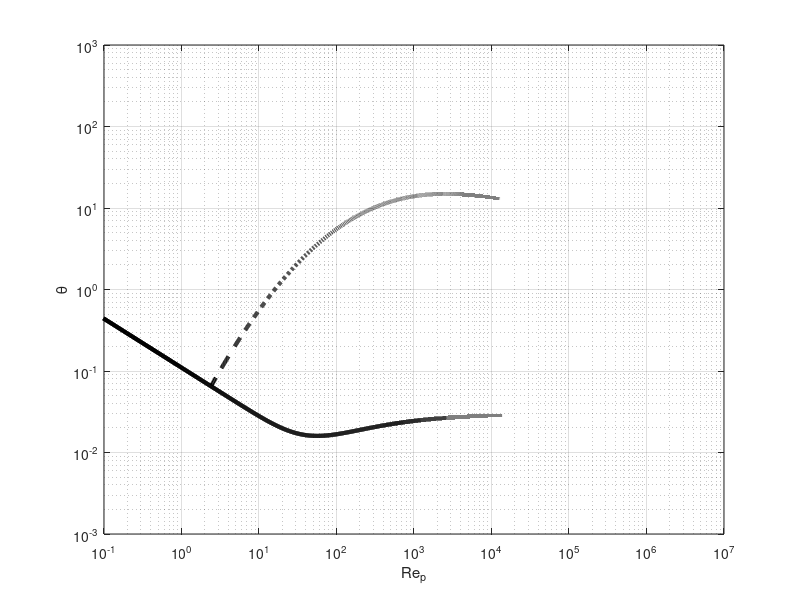

This figure's MATLAB source:
function [h1, h2,h3] = make_shields_diagram()
%%%%%%%%%%%%%%%%%%%%%%%%%%%%%%%%%%%%%%%%%%%%%%%%%%%%%%%%%%%%%%%%%%%%%%%%%%%%%%%%%%%%%%%%%%%%%%%%%%%%%%%%%%%%%%%%%%%%%%%%%%%%%%%%%%%%%%%%%%%%%%%%%%%%%%%%%%%%%%%%%%%%%%%%%%%%%%%%%%%%%%%%
% Objective:
%   This function creates a figure object with the entrainment threshold and suspension 
%   threshold with properties extended to Titan and Earth enviroments.
%   
%   Y-Axis: Shields Number
%   X-Axis: Particle Reynolds Number
%
%%%%%%%%%%%%%%%%%%%%%%%%%%%%%%%%%%%%%%%%%%%%%%%%%%%%%%%%%%%%%%%%%%%%%%%%%%%%%%%%%%%%%%%%%%%%%%%%%%%%%%%%%%%%%%%%%%%%%%%%%%%%%%%%%%%%%%%%%%%%%%%%%%%%%%%%%%%%%%%%%%%%%%%%%%%%%%%%%%%%%%%%
% inputs:
%   none
% outputs:
%   h1, h2, h3 = figure handles for thresholds
%%%%%%%%%%%%%%%%%%%%%%%%%%%%%%%%%%%%%%%%%%%%%%%%%%%%%%%%%%%%%%%%%%%%%%%%%%%%%%%%%%%%%%%%%%%%%%%%%%%%%%%%%%%%%%%%%%%%%%%%%%%%%%%%%%%%%%%%%%%%%%%%%%%%%%%%%%%%%%%%%%%%%%%%%%%%%%%%%%%%%%%%

% MAKE SHIELDS DIAGRAM AT EARTH:
rho_e = 1000; %water, kg/m3
rho_s_e = 2000; %quartz sand, kg/m3
spec_weight = (rho_s_e/rho_e) - 1; %dimensionless
g_e = 9.81; %m/s2
k = 0.4;
kin_visc_e = 1.05e-6; %m2/s;
D = [6.35e-6:1e-6:0.6]; %larger range of D for wider range of Re_p

%non-dimensional diameter
Re_particle = (D/kin_visc_e).*sqrt(spec_weight.*g_e.*D);
Re_p_1 = Re_particle;
D_star = Re_particle.^2;
% non-dimensional settling velocity
log_nondim_w_s = -3.76715 + 1.92944.*(log10(D_star)) - 0.09815.*(log10(D_star)).^2 - 0.00575.*(log10(D_star)).^3 + 0.00056.*(log10(D_star)).^4;
nondim_w_s = 10.^(log_nondim_w_s);
% dimensional settling velocity
w_s = (spec_weight.*g_e.*kin_visc_e.*nondim_w_s).^(1/3);

% finding the suspension threshold
numerator = (w_s./(1.2*k)).^2;
denominator = g_e.*spec_weight.*D;
suspension_threshold = numerator./denominator;
% finding entrainment threshold
Re_particle = (D/kin_visc_e).*sqrt(spec_weight.*g_e.*D);
Re_p_2 = Re_particle;
entrainment_threshold = 0.5.*(0.22.*(Re_particle.^(-0.6)) + 0.06.*(10.^(-7.7.*(Re_particle.^(-0.6)))));

% PLOTTING
h1 = plot(Re_particle(suspension_threshold>entrainment_threshold),suspension_threshold(suspension_threshold>entrainment_threshold),'--k','LineWidth',3);
hold on;
h2 = plot(Re_particle,entrainment_threshold,'-k','LineWidth',3);
set(gca, 'YScale', 'log')
set(gca, 'XScale', 'log')
grid on
xlabel('Re_p')
ylabel('\theta')
axis([10^-1 10^7 10^-3 10^3])
grid on;

% EXTENDING ENTRAINMENT THRESHOLD CURVE FOR TITAN
g = 1.352;
rho_s = 940; % ice grains
rho = 550; % liquid hydrocarbon (Vincent 2018)
kin_visc = 3e-7; % m2/s (Vincent 2018)

spec_weight = (rho_s/rho) - 1; %dimensionless

%non-dimensional diameter
Re_particle = (D/kin_visc).*sqrt(spec_weight.*g.*D);
D_star = Re_particle.^2;

% finding entrainment threshold
Re_particle = (D/kin_visc).*sqrt(spec_weight.*g.*D);
entrainment_threshold = 0.5.*(0.22.*(Re_particle.^(-0.6)) + 0.06.*(10.^(-7.7.*(Re_particle.^(-0.6)))));

h3 = plot(Re_particle,entrainment_threshold,'-k','LineWidth',3);

end